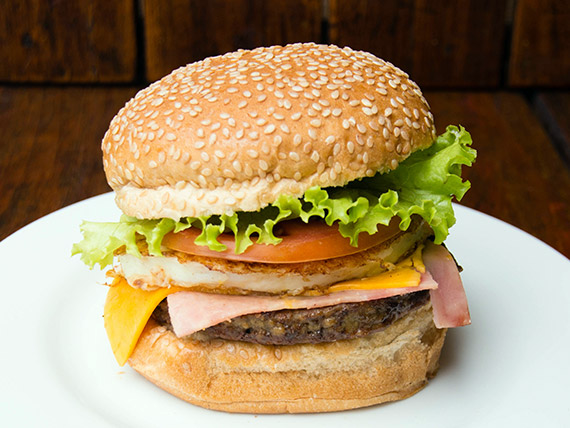
//> input picture sanduiche.png, 570 x 428 px
$ ./trocaregioes   (built with g++ and OpenCV 4)
//> lines starting //> are read from the running program, lines starting //| are printed output that depends on the picture
#include <iostream>
#include <opencv2/opencv.hpp>

using namespace cv;
using namespace std;

int main(int argc, char** argv){
	Mat image, trocaregioes;
	Mat quadrante1, quadrante2, quadrante3, quadrante4; // Matrizes auxiliares
	int x, y;

	image=imread("sanduiche.png",CV_LOAD_IMAGE_GRAYSCALE);
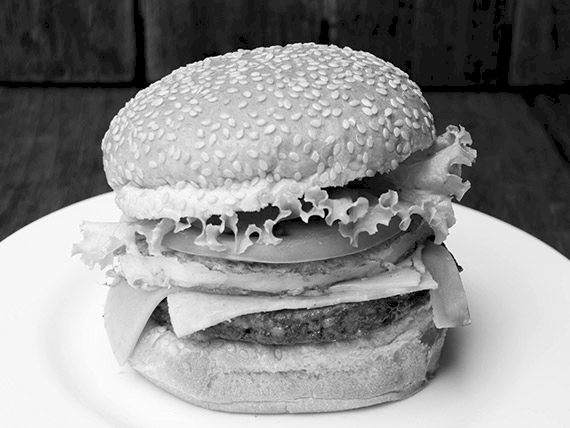
//> image: 428 rows x 570 cols, CV_8UC1; min 0, max 255, mean 140.7
	if(!image.data){
		cout << "Não abriu sanduiche.png" <<endl;
	}

	//obtendo as dimensões da imagem
	x = image.size().width; // largura
//> x = 570
	y = image.size().height; // altura
//> y = 428

	// Definindos os quadrantes
        // Quadrante 1 - Esquerda superior
        // Quadrante 2 - Direita superior
        // Quadrante 3 - Esquerda inferior
        // Quadrante 4 - Direita inferior


        // Rect() - Ponto inicial e a quantidade que ele vai percorrer no x e y a partir dos pontos inicial
	quadrante1 = image( Rect( 0 ,  0 , x/2, y/2 )).clone();
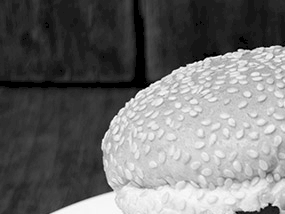
//> quadrante1: 214 rows x 285 cols, CV_8UC1; min 0, max 255, mean 111.7
	quadrante2 = image( Rect(x/2,  0 , x/2, y/2 )).clone();
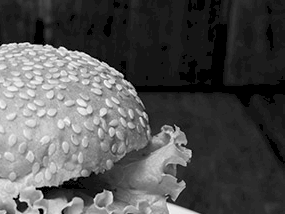
//> quadrante2: 214 rows x 285 cols, CV_8UC1; min 0, max 255, mean 81.4
	quadrante3 = image( Rect( 0 , y/2, x/2, y/2 )).clone();
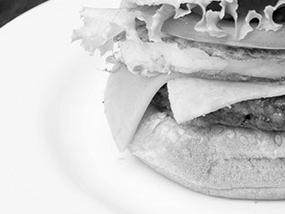
//> quadrante3: 214 rows x 285 cols, CV_8UC1; min 0, max 255, mean 204.5
	quadrante4 = image( Rect(x/2, y/2, x/2 ,y/2 )).clone();
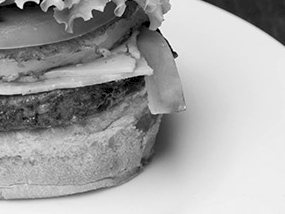
//> quadrante4: 214 rows x 285 cols, CV_8UC1; min 0, max 254, mean 165


	image.copyTo(trocaregioes);
	//Trocando os quadrantes e colococando numa nova imagem
	quadrante1.copyTo(trocaregioes(Rect(x/2, y/2, x/2 , y/2 )));
	quadrante2.copyTo(trocaregioes(Rect( 0 , y/2, x/2 , y/2 )));
	quadrante3.copyTo(trocaregioes(Rect(x/2,  0 , x/2 , y/2 )));
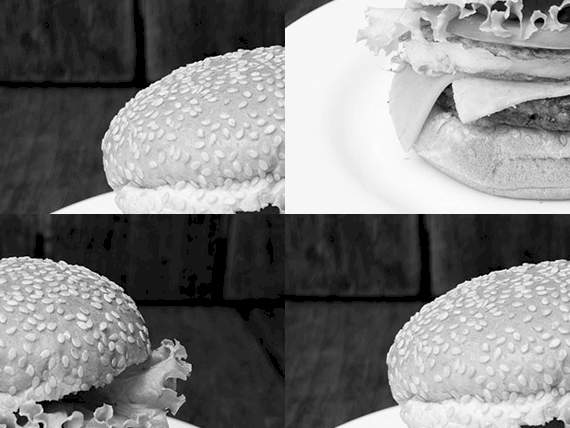
//> trocaregioes: 428 rows x 570 cols, CV_8UC1; min 0, max 255, mean 127.3
	quadrante4.copyTo(trocaregioes(Rect( 0 ,  0 , x/2 , y/2 )));
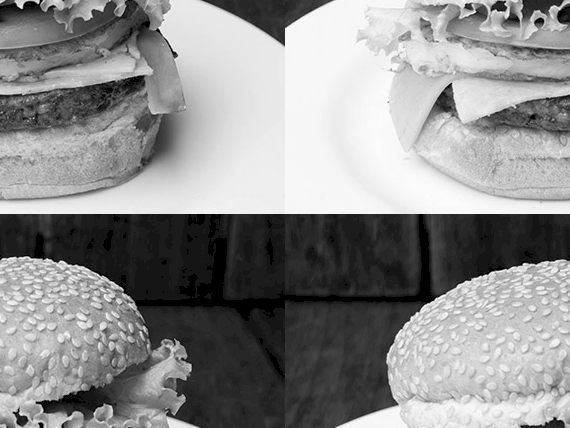
//> trocaregioes: 428 rows x 570 cols, CV_8UC1; min 0, max 255, mean 140.7


	namedWindow("Janela-2", WINDOW_AUTOSIZE);
	imshow("Janela-2",trocaregioes);
	imwrite("trocaregioes.png",trocaregioes);

	waitKey();
	return 0;
}

$ run again, with biel.png copied over sanduiche.png
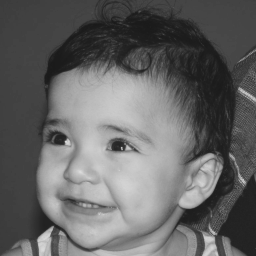
//> input picture biel.png, 256 x 256 px
//> image is the input picture: 256 rows x 256 cols, CV_8UC1; min 26, max 219, mean 100.9
//> `quadrante4 = image( Rect(x/2, y/2, x/2 ,y/2 )).clone();`:
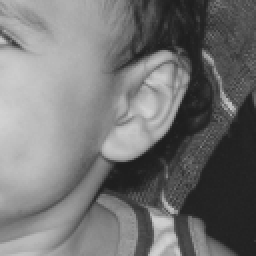
//> quadrante4: 128 rows x 128 cols, CV_8UC1 (shown 2 times larger); min 29, max 211, mean 115.9
//> `quadrante4.copyTo(trocaregioes(Rect( 0 ,  0 , x/2 , y/2 )));`:
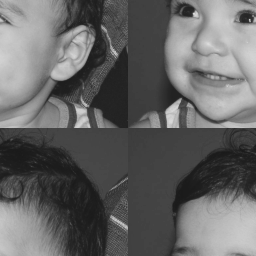
//> trocaregioes: 256 rows x 256 cols, CV_8UC1; min 26, max 219, mean 100.9

$ run again, with cuscuz.png copied over sanduiche.png
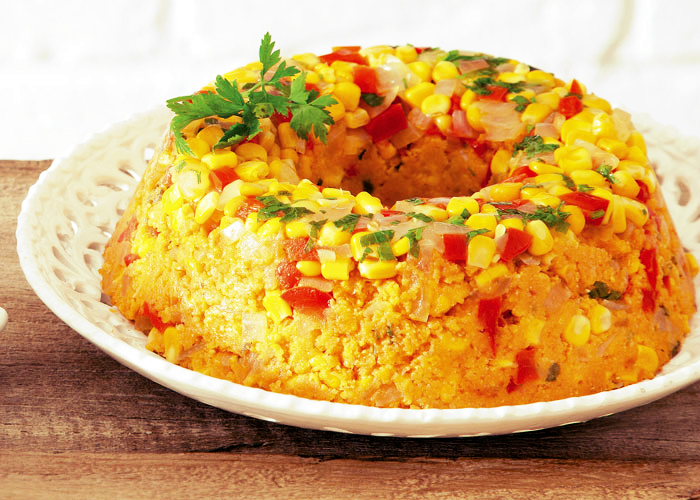
//> input picture cuscuz.png, 700 x 500 px
//> `quadrante4 = image( Rect(x/2, y/2, x/2 ,y/2 )).clone();`:
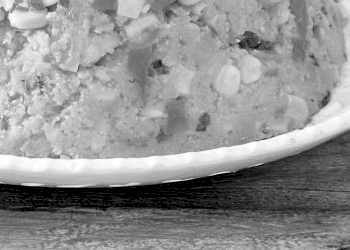
//> quadrante4: 250 rows x 350 cols, CV_8UC1; min 0, max 255, mean 145
//> `quadrante4.copyTo(trocaregioes(Rect( 0 ,  0 , x/2 , y/2 )));`:
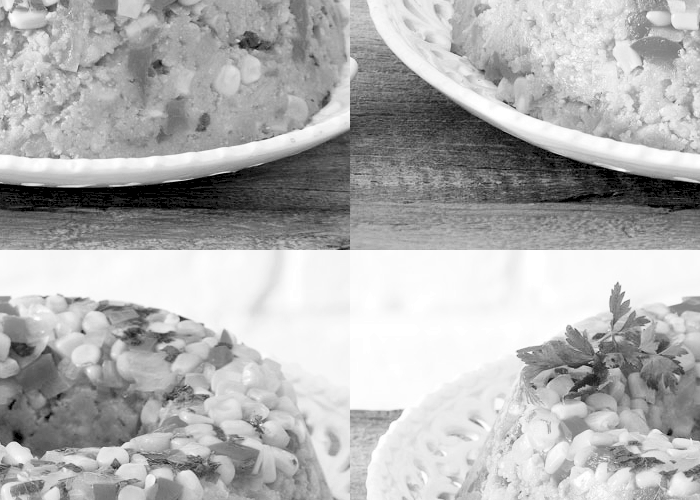
//> trocaregioes: 500 rows x 700 cols, CV_8UC1; min 0, max 255, mean 177.3
